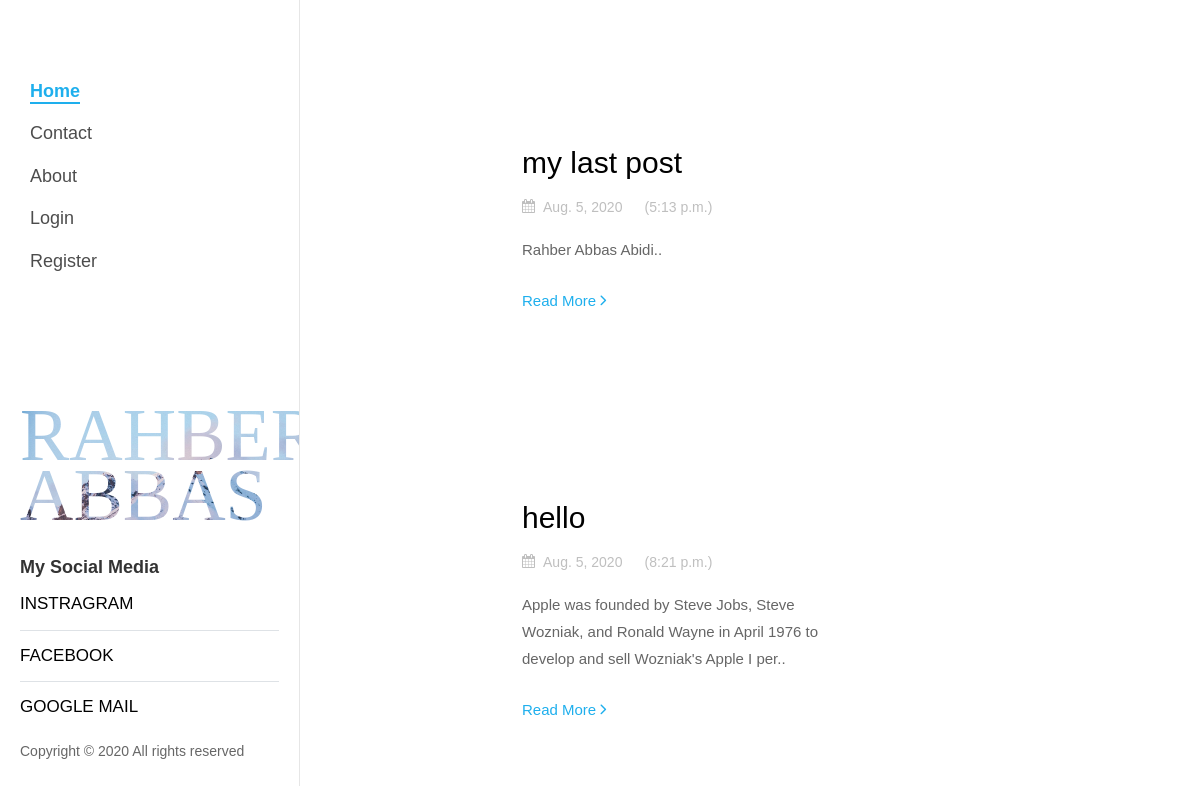
The page / on the database its author committed.
### blog/models.py (models this page shows, shortened)
class Post(models.Model):
    title = models.CharField(max_length=1000)
    header_image = models.ImageField(null='True', blank= 'True', upload_to= 'images/')
    author = models.ForeignKey(User, on_delete=models.CASCADE)
    body = models.TextField()
    currentdate= models.DateField(default=timezone.now)
    ctime = models.TimeField(default=timezone.now)
    likes = models.ManyToManyField(User, related_name="blog_post")

### blog/views.py (the view)
# urls.py: path('',HomeView.as_view(),name='index'),
class HomeView(ListView):
    model = Post
    template_name = 'index.html'

### blog/templates/index.html (shortened to what this page needs)
{% extends 'base2.html' %} {% load static %} {% block title %} My Blog Website{% endblock %} {% block body %}
<h1>Post</h1>
{% for x in object_list %}
<div id="colorlib-main">
    <section class="ftco-section ftco-no-pt ftco-no-pb">
        <div class="container">
            <div class="row d-flex">
                <div class="col-xl-8 py-5 px-md-5">
                    <div class="row pt-md-4">
                        <div class="col-md-12">
                            <div class="blog-entry ftco-animate d-md-flex">
                                <a href="#" class="img img-2" style="background-image:{{ x.header_image.url}} ;"></a>
                                <div class="text text-2 pl-md-4">
                                    <h3 class="mb-2"><a href="single.html">{{ x.title }}</a></h3>
                                    <div class="meta-wrap">
                                        <p class="meta">
                                            <span><i class="icon-calendar mr-2"></i>{{ x.currentdate }}</span>
                                            <span>({{ x.ctime }})</span>
                                        </p>
                                    </div>
                                    <p class="mb-4">{{x.body|slice:":120"}}..</p>
                                    <p><a href="{% url 'detail' x.pk %}" class="btn-custom">Read More <span class="ion-ios-arrow-forward"></span></a></p>
                                </div>
                            </div>
                        </div>
                    </div>
                </div>
            </div>
        </div>
    </section>
</div>
{% endfor %} {% endblock %}

### blog/static/blog/css/icomoon.css (style rules this page uses)
[class^="icon-"], [class*=" icon-"] { font-family: 'icomoon' !important; speak: none; font-style: normal; font-weight: normal; font-variant: normal; text-transform: none; line-height: 1; -webkit-font-smoothing: antialiased; -moz-osx-font-smoothing: grayscale; }
.icon-calendar:before { content: "\f073"; }

### rows shown on the page
Post: title "my last post", currentdate "Aug. 5, 2020", ctime "5:13 p.m.", body "Rahber Abbas Abidi"
Post: title "hello", currentdate "Aug. 5, 2020", ctime "8:21 p.m.", body "Apple was founded by Steve Jobs, Steve Wozniak, and Ronald Wayne in April 1976 to develop and sell Wozniak's Apple I per"
